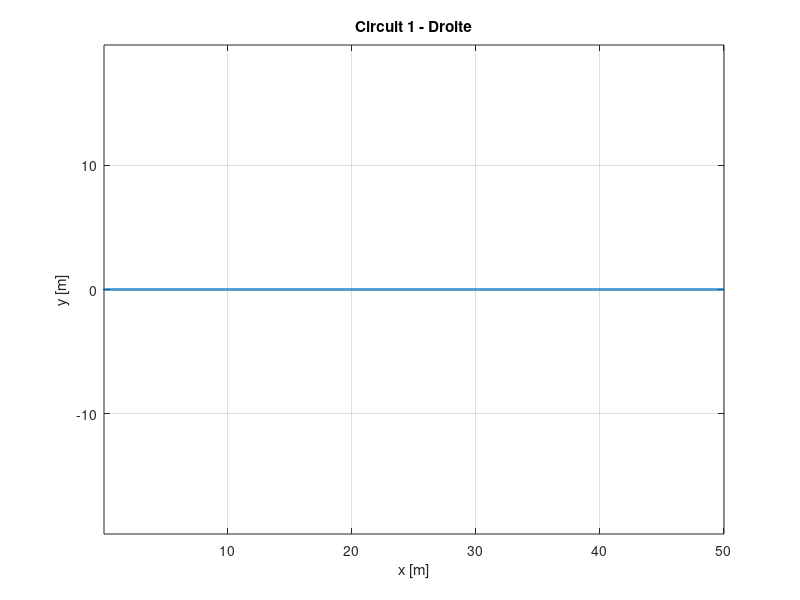
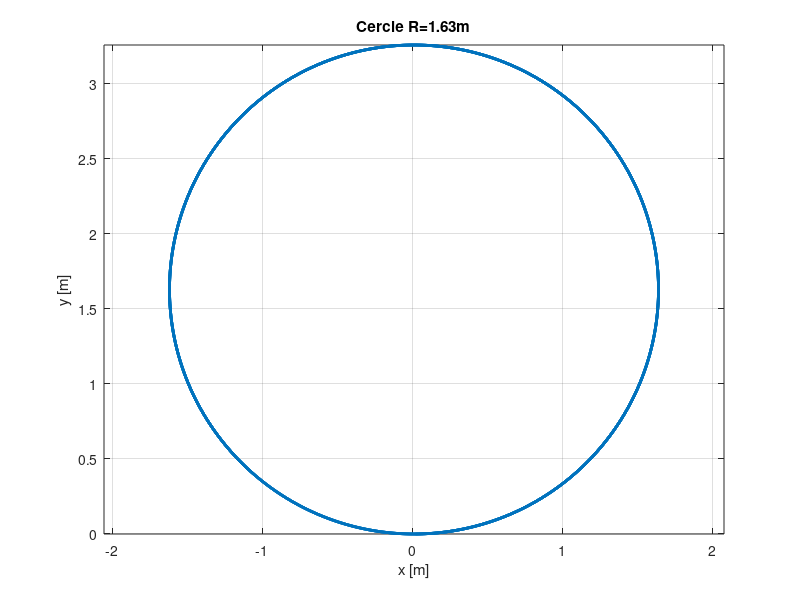
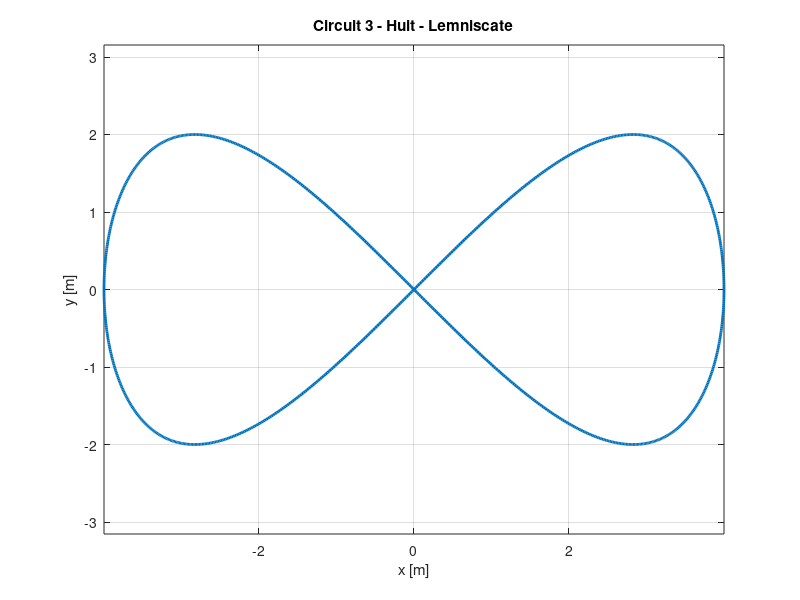

Here is the MATLAB script that generated these plots, in order:
% main.m - Travail 1 - 3 circuits demandes
clc; clear; close all;
L = 0.3302; dt = 0.01; t_final = 25; N = t_final/dt;

%% 1 - DROITE
v=2; delta=0; x=0; y=0; psi=0; traj=zeros(N,2);
for k=1:N
    x=x+v*cos(psi)*dt; y=y+v*sin(psi)*dt;
    traj(k,:)=[x y];
end
figure(1); plot(traj(:,1),traj(:,2),'LineWidth',2); axis equal; grid on;
title('Circuit 1 - Droite'); xlabel('x [m]'); ylabel('y [m]');

%% 2 - CERCLE R = L/tan(delta)
v=2; delta=0.2; R=L/tan(delta);
x=0; y=0; psi=0; traj=zeros(N,2);
for k=1:N
    x=x+v*cos(psi)*dt; y=y+v*sin(psi)*dt;
    psi=psi+(v/L)*tan(delta)*dt; traj(k,:)=[x y];
end
figure(2); plot(traj(:,1),traj(:,2),'LineWidth',2); axis equal; grid on;
title(['Cercle R=' num2str(R,'%.2f') 'm']); xlabel('x [m]'); ylabel('y [m]');

%% 3 - HUIT - LEMNISCATE PARFAITE
A = 4; % taille du 8
t = linspace(0, 2*pi, 1000);
x_huit = A * sin(t);
y_huit = A * sin(t).*cos(t);
traj = [x_huit' y_huit'];
figure(3); clf; plot(x_huit, y_huit,'LineWidth',2); axis equal; grid on;
title('Circuit 3 - Huit - Lemniscate'); xlabel('x [m]'); ylabel('y [m]');
fprintf('Travail 1 OK - 3 circuits parfaits\n');
